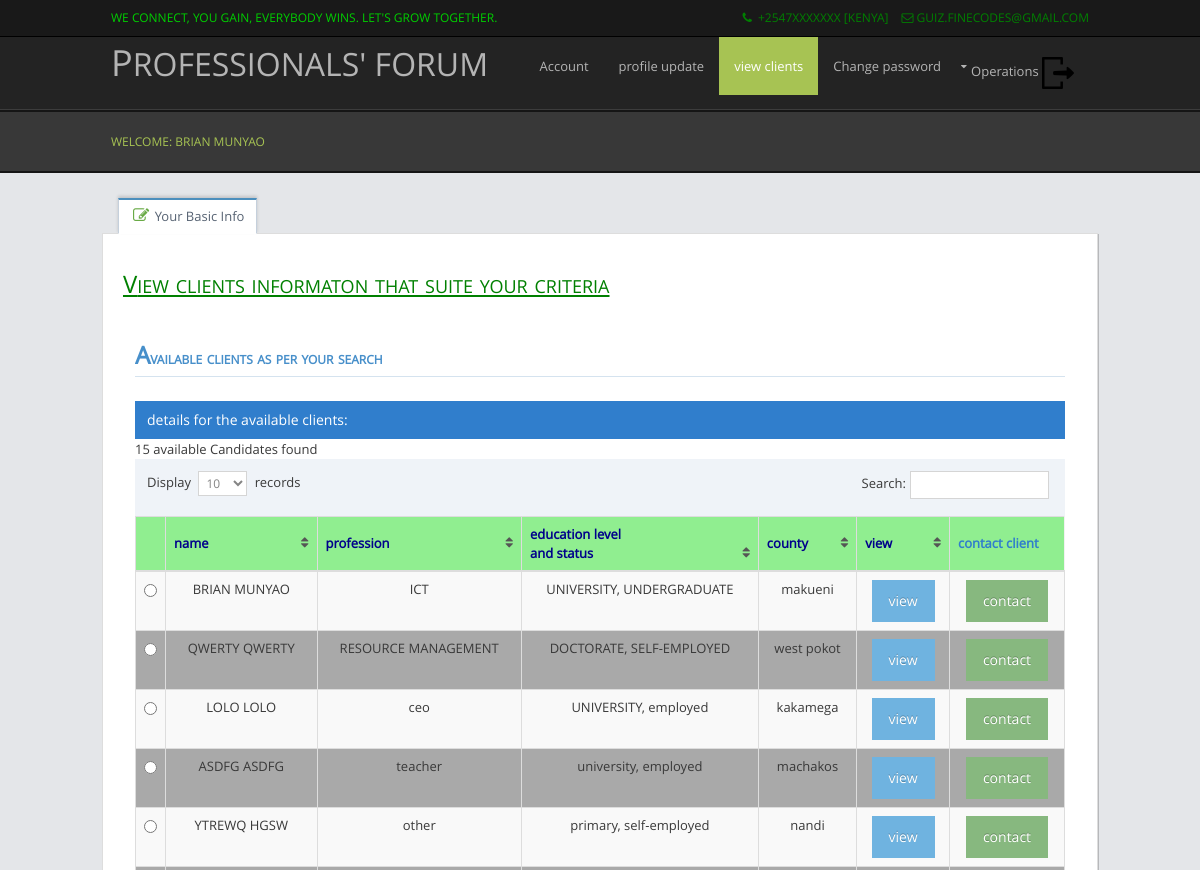
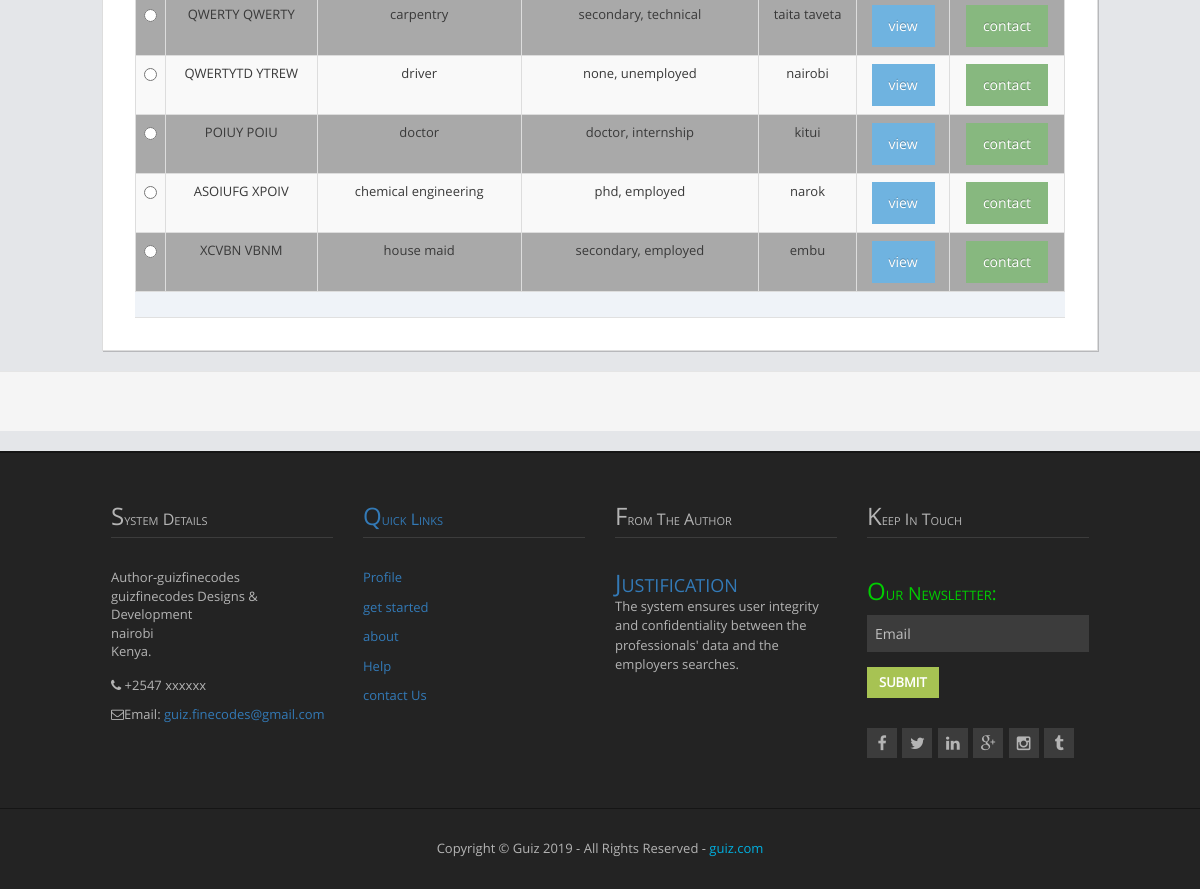
The app's page /view_clients.php?id=1 (signed in) with its own data (2 pictures, top to bottom).
### tables this page shows
CREATE TABLE IF NOT EXISTS `users` (
  `user_id` int(11) NOT NULL AUTO_INCREMENT,
  `firstname` varchar(20) NOT NULL,
  `lastname` varchar(20) NOT NULL,
  `username` varchar(20) NOT NULL,
  `email` text NOT NULL,
  `password` text NOT NULL,
  `role` varchar(30) NOT NULL,
  `avatar` longtext NOT NULL,
  `nationality` varchar(20) NOT NULL,
  `county` varchar(20) NOT NULL,
  `education` varchar(1000) NOT NULL,
  `profession` varchar(1000) NOT NULL,
  `status` varchar(100) NOT NULL,
  `gender` varchar(11) NOT NULL,
  `age` int(11) NOT NULL,
  `file` varchar(100) NOT NULL,
  `type` varchar(10) NOT NULL,
  `size` int(11) NOT NULL,
  `birthdate` date NOT NULL,
  `website` varchar(1000) NOT NULL,
  `phone` int(15) NOT NULL,
  `textarea` varchar(5000) NOT NULL,
  `location` varchar(100) NOT NULL,
  `address` varchar(1000) NOT NULL,
  `company_type` varchar(100) NOT NULL,
  `company_name` varchar(100) NOT NULL,
  `company_email` varchar(100) NOT NULL,
  `company_phone` int(28) NOT NULL,
  `specialisation` varchar(1000) NOT NULL,
  `company_website` varchar(100) NOT NULL,
  `information` varchar(1000) NOT NULL,
  `vacancy` varchar(1000) NOT NULL,
  `active` varchar(11) NOT NULL,
  PRIMARY KEY (`user_id`)
);

### view_clients.php (the view, shortened to what this page needs)
<?php
include("connect.php");
?>
<?php
$id = $_GET['id'];
                    $sql ="SELECT  * from users where user_id='$id' ";
                    $user_query=mysqli_query($db,$sql) or die("error getting data");
                    while($row = mysqli_fetch_array($user_query, MYSQLI_ASSOC)){
                        ?>
                        <?php
$id = $_GET['id'];
  ?>
<!DOCTYPE html>
<html>
<head>
<link href="layout/styles/layout.css" rel="stylesheet" type="text/css" media="all">
</head>
<body id="top">
<div class="wrapper row0">
  <div id="topbar" class="clear">
    <div class="fl_left">
      <ul class="nospace inline">
        <li><a href="#"><font color="success">We connect, you gain, everybody wins. let's grow together.</font></a></li>
      </ul>
    </div>
    <div class="fl_right">
      <ul class="nospace inline">
        <li><i class="fa fa-phone"></i> +2547xxxxxxx [KENYA]</li>
        <li><i class="fa fa-envelope-o"></i>guiz.finecodes@gmail.com</li>
      </ul>
    </div>
  </div>
</div>
<div class="wrapper row1">
  <header id="header" class="clear">
   <div id="logo" class="fl_left">
      <h1><a href="employer.php <?php echo '?id='.$id; ?>">PROFESSIONALS' FORUM</a></h1>
    </div>
    <nav id="mainav" class="fl_right">
      <ul class="clear">
        <li><a  href="employer.php <?php echo '?id='.$id; ?>">Account</a>
        </li>
        <li><a  href="employer_update_profile.php <?php echo '?id='.$id; ?>"> profile update</a>
            <li class="active"><a href="view_clients.php <?php echo '?id='.$id; ?>">view clients</a></li>
            <li><a  href="change-password-employers.php <?php echo '?id='.$id; ?>">Change password</a>
            </li>
        <li><a class="drop" href="#">Operations <img src="images/img/export2.png"></a>
        </li>
</ul>
</nav>
  </header>
</div>
<div class="wrapper row2">
  <div id="breadcrumb" class="clear">
    <ul>
<li><a >
<?php
        if(isset($_SESSION['firstname']))
        {
        echo   "WELCOME: ".$_SESSION['firstname']. "&nbsp;".$_SESSION['lastname']. " ";
        }
        ?>
      </a></li>
    </ul>
  </div>
</div>
		<link rel="stylesheet" href="assets/new/css/bootstrap.min.css" />
		<link rel="stylesheet" href="assets/new/font-awesome/4.2.0/css/font-awesome.min.css" />
		<link rel="stylesheet" href="assets/new/css/jquery-ui.custom.min.css" />
		<link rel="stylesheet" href="assets/new/css/jquery.gritter.min.css" />
		<link rel="stylesheet" href="assets/new/css/select2.min.css" />
		<link rel="stylesheet" href="assets/new/css/datepicker.min.css" />
		<link rel="stylesheet" href="assets/new/css/bootstrap-editable.min.css" />
		<link rel="stylesheet" href="assets/new/css/ace.min.css" class="ace-main-stylesheet" id="main-ace-style" />
<div>
									<div id="user-profile-3" class="user-profile row">
										<div class="col-sm-offset-1 col-sm-10">
											<div class="space"></div>
											<form class="form-horizontal">
												<div class="tabbable">
													<ul class="nav nav-tabs padding-16">
														<li class="active">
															<a data-toggle="tab" href="#edit-basic">
																<i class="green ace-icon fa fa-pencil-square-o bigger-125"></i>
																Your Basic Info
															</a>
														</li>
													</ul>
													<div class="tab-content profile-edit-tab-content">
														<div id="edit-basic" class="tab-pane in active">
                              <div class="form-group">
                                <label class=" control-label no-padding-right" for="form-field-comment"><font color="green"><u><h2>View clients informaton that suite your criteria</h2></u></font></label>
                              </div>
														<div class="table-responsive">
                                <h4 class="header blue bolder smaller">Available clients as per your search</h4>
                <div class="row">
                  <div class="col-xs-12">
                    <div class="clearfix">
                    </div>
                    <div class="table-header">
                    details for the available clients:
                    </div>
                    <div>
                      <table id="dynamic-table" class="table table-striped table-bordered">
                        <thead>
                          <tr>
                            <th class="center"></th>
                            <th>name</th>
                            <th>profession</th>
                            <th>education level<br>and status</th>
                            <th>county</th>
                            <th>view</th>
                            <th>contact client</th>
                          </tr>
                        </thead>
                        <tbody>
                              <?php
                                $sql ="SELECT  * from users where role = 'professional'";
                                $user_query=mysqli_query($db,$sql) or die("error getting data");
                                while($row = mysqli_fetch_array($user_query, MYSQLI_ASSOC)){
                                $id = $row['user_id'];
                                 ?>
                                                <tr>
                                                <td width="30">
                                                <input id="optionsCheckbox" class="uniform_on" name="selector[]" type="radio" value="<?php echo $id; ?>">
                                                </td>
                                                <td><center><?php echo $row['firstname']." ".$row['lastname']; ?></center></td>
                                                <td><center><?php echo $row['profession']; ?></center></td>
                                                <td><center><?php echo $row['education'].", ".$row['status']; ?></center></td>
                                                <td><center><?php echo $row['county']; ?></center></td>
                                                <td><center><a href="employer_view_profile.php <?php echo '?id='.$id; ?>" class="btn btn-info"><i class="glyphicon glyphicon-info" name="view_profile"></i>view</a></center></td>
                                                <td><center><a href="employer_contact_client.php <?php echo '?id='.$id; ?>" class="btn btn-success"><i class="glyphicon glyphicon-info" name="view_profile"></i>contact</a></center></td>
                                                </tr>
                                                 <?php } ?>
                        </tbody>
                      </table>
                    </div>
                  </div>
                </div>
                </div>
              </div>
            </div>
          </div>
        </div>
      </div>
</div>
												<div class="clearfix form-actions">
													<div class="col-md-offset-3 col-md-9">
													</div>
												</div>
<div class="wrapper row4">
  <footer id="footer" class="clear">
    <div class="one_quarter first">
      <h6 class="title">System Details</h6>
      <address class="btmspace-15">
      Author-guizfinecodes<br>
      guizfinecodes Designs &amp; Development <br>
      nairobi<br>
      Kenya.
      </address>
      <ul class="nospace">
        <li class="btmspace-10"><span class="fa fa-phone"></span> +2547 xxxxxx</li>
        <li><span class="fa fa-envelope-o"></span>Email:<a href="#"> guiz.finecodes@gmail.com</li>
      </ul>
    </div>
    <div class="one_quarter">
      <h6 class="title">Quick Links</h6>
      <ul class="nospace linklist">
        <li><a href="login.php">Profile</a></li>
        <li><a href="login.php">get started</a></li>
        <li><a href="pages/about_index.php">about</a></li>
        <li><a href="pages/contact.php">Help</a></li>
        <li><a href="pages/contact.php">contact Us</a></li>
      </ul>
    </div>
    <div class="one_quarter">
      <h6 class="title">From The Author</h6>
      <article>
        <h2 class="nospace"><a href="#">Justification</a></h2>
        <p>The system ensures user integrity and confidentiality between the professionals' data and the employers searches.</p>
      </article>
    </div>
    <div class="one_quarter">
      <h6 class="title">Keep In Touch</h6>
      <form class="btmspace-30" method="post" action="#">
        <fieldset>
          <h4><font color="success">Our Newsletter:</font></h4>
          <input class="btmspace-15" type="text" value="" placeholder="Email">
          <button type="submit" value="submit">Submit</button>
        </fieldset>
      </form>
      <ul class="faico clear">
        <li><a class="faicon-facebook" href="#"><i class="fa fa-facebook"></i></a></li>
        <li><a class="faicon-twitter" href="#"><i class="fa fa-twitter"></i></a></li>
        <li><a class="faicon-linkedin" href="#"><i class="fa fa-linkedin"></i></a></li>
        <li><a class="faicon-google-plus" href="#"><i class="fa fa-google-plus"></i></a></li>
        <li><a class="faicon-instagram" href="#"><i class="fa fa-instagram"></i></a></li>
        <li><a class="faicon-tumblr" href="#"><i class="fa fa-tumblr"></i></a></li>
      </ul>
    </div>
  </footer>
</div>
<div class="wrapper row5">
  <div id="copyright" class="clear">
    <p style="text-align: center;">Copyright &copy; Guiz 2019 - All Rights Reserved - <a href="#"><font color="sky blue">guiz.com</font></a></p>
  </div>
</div>
</body>
</html>
<?php } ?>

### layout/styles/layout.css (style rules this page uses)
.row1 { border:solid; border-width:1px 0; }
.row2 { border:solid; border-width:2px 0; }
.row4 { border-top:2px solid; }
.row5 { border-top:1px solid; }
#topbar { padding:8px 0; color: green; }
#topbar ul { font-size:12px; line-height:1; text-transform:uppercase; }
#topbar ul li { margin-right:10px; }
#topbar ul li:last-child { margin-right:0; }
#topbar ul li i { margin-right:3px; }
#header #logo h1 { margin:6px 0 0 0; padding:0; font-size:32px; font-variant:small-caps; }
#header #logo h1::first-letter { font-size:36px; }
#footer { padding:50px 0; }
#footer .title { margin:0 0 30px 0; padding:0 0 8px 0; border-bottom:1px solid; font-size:16px; }
#footer .linklist li { margin-bottom:10px; }
#footer .linklist li:last-child { margin-bottom:0; }
#footer input, #footer button { border:none; }
#footer input { display:block; width:100%; padding:8px; }
#footer button { padding:6px 12px; font-weight:bold; text-transform:uppercase; cursor:pointer; }
#copyright { padding:30px 0; }
#copyright * { margin:0; padding:0; }
nav ul, nav ol { margin:0; padding:0; list-style:none; }
#mainav .drop::after, #mainav li li .drop::after, #breadcrumb li a::after, .sidebar nav a::after { position:absolute; font-family:"FontAwesome"; font-size:10px; line-height:10px; }
#mainav { line-height:normal; }
#mainav li { display:inline-block; position:relative; float:left; margin:0; padding:0; }
#mainav li:last-child { margin-right:0; }
#mainav li a { display:block; padding:20px 15px; }
#mainav .drop { padding-left:15px; }
#mainav .drop::after, #mainav li li .drop::after { content:"\f0d7"; }
#mainav .drop::after { top:25px; left:5px; }
#breadcrumb { padding:20px 0; }
#breadcrumb ul { margin:0; padding:0; list-style:none; }
#breadcrumb li { display:inline-block; margin:0 6px 0 0; padding:0; }
#breadcrumb li a { display:block; position:relative; margin:0; padding:0 12px 0 0; font-size:12px; }
#breadcrumb li a::after { top:7px; right:0; content:"\f101"; }
#breadcrumb li:last-child a { margin:0; padding:0; }
#breadcrumb li:last-child a::after { display:none; }
.faico a, #mainav *, #backtotop { transition:all .3s ease-in-out; }
table, th, td { border:1px solid; border-collapse:collapse; vertical-align:top; box-sizing:border-box; }
table, th { table-layout:auto; }
table { width:80%; margin-bottom:15px; }
th, td { padding:5px 8px; }
td { border-width:0 1px; }
.faico { margin:0; padding:0; list-style:none; }
.faico li { display:inline-block; margin:0 2px 0 0; padding:0; line-height:normal; }
.faico li:last-child { margin-right:0; }
.faico a { display:inline-block; width:30px; height:30px; line-height:30px; font-size:16px; text-align:center; }
.faico a { color:inherit; background-color:#3C3C3C; }
body { color:#B4B4B4; background-color:#232323; }
a { color:#A7C353; }
h1, h2, h3, h4, h5, h6, .heading { color:#FFFFFF; background-color:inherit; }
.row0, .row0 a { color:#666666; background-color:#191919; }
.row1, .row1 a { color:#B4B4B4; background-color:#232323; }
.row1 { border-color:#000000 transparent #3C3C3C; }
.row2, .row2 a { color:#B4B4B4; background-color:#383838; }
.row2 { border-color:#151515; }
.row4 { color:#B4B4B4; background-color:#232323; border-color:#151515; }
.row5, .row5 a { color:#B4B4B4; background-color:#232323; }
.row5 { border-color:#151515; }
#footer .title { border-color:#3C3C3C; }
#footer input { color:#FFFFFF; background-color:#3C3C3C; }
#footer button { color:#FFFFFF; background-color:#A7C353; }
#mainav li a { color:inherit; }
#mainav .active a, #mainav a:hover, #mainav li:hover > a { color:#FFFFFF; background-color:#A7C353; }
#breadcrumb a { color:inherit; background-color:inherit; }
#breadcrumb li:last-child a { color:#A7C353; }
table, th, td, #comments .avatar, #comments input, #comments textarea { border-color:#3C3C3C; }
th { color:darkblue; background-color:lightgreen; }
tr, #comments li, #comments input[type="submit"], #comments input[type="reset"] { color:inherit; background-color:#D3D3D3; }
tr:nth-child(even), #comments li:nth-child(even) { color:inherit; background-color:#A9A9A9; }
table a, #comments a { background-color:inherit; }
@media screen and (min-width:978px) { #topbar, #header, #breadcrumb, .container, #footer, #copyright { max-width:978px; } }

### records on screen
users: firstname "BRIAN", lastname "MUNYAO", profession "ICT", education "UNIVERSITY", status "UNDERGRADUATE", county "makueni"
users: firstname "QWERTY", lastname "QWERTY", profession "RESOURCE MANAGEMENT", education "DOCTORATE", status "SELF-EMPLOYED", county "west pokot"
users: firstname "LOLO", lastname "LOLO", profession "ceo", education "UNIVERSITY", status "employed", county "kakamega"
users: firstname "ASDFG", lastname "ASDFG", profession "teacher", education "university", status "employed", county "machakos"
users: firstname "YTREWQ", lastname "HGSW", profession "other", education "primary", status "self-employed", county "nandi"
users: firstname "QWERTY", lastname "QWERTY", profession "carpentry", education "secondary", status "technical", county "taita taveta"
users: firstname "QWERTYTD", lastname "YTREW", profession "driver", education "none", status "unemployed", county "nairobi"
users: firstname "POIUY", lastname "POIU", profession "doctor", education "doctor", status "internship", county "kitui"
users: firstname "ASOIUFG", lastname "XPOIV", profession "chemical engineering", education "phd", status "employed", county "narok"
users: firstname "XCVBN", lastname "VBNM", profession "house maid", education "secondary", status "employed", county "embu"
